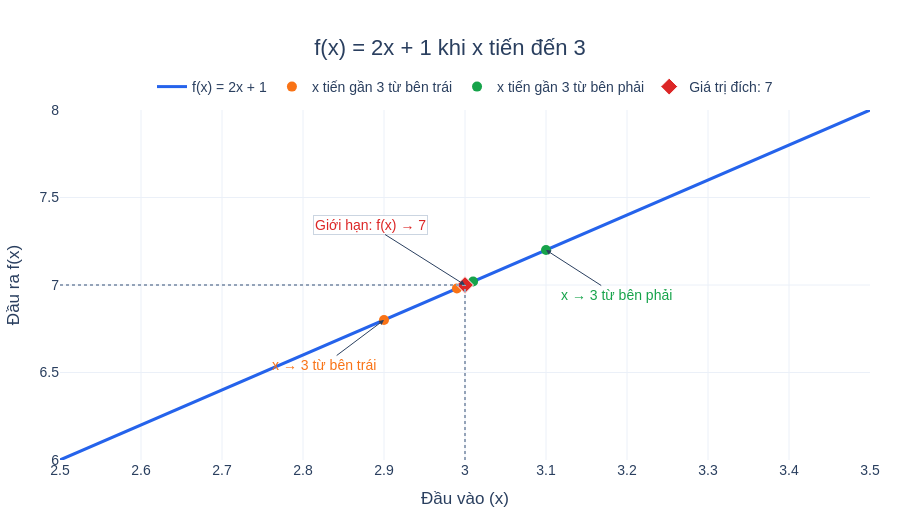

The notebook cell this image was saved under:
### Markdown cell above
# Thêm chú thích cho biểu đồ x tiến gần 3

### Code cell
approach_caption = r"""
Xét hàm số \(f(x)=2x+1\) khi \(x\) tiến gần đến 3.

<br><br>

Khi các giá trị đầu vào \(x\) tiến gần 3 từ <strong>bên trái</strong>
(chẳng hạn 2,9; 2,99) và từ <strong>bên phải</strong>
(chẳng hạn 3,1; 3,01), các giá trị đầu ra \(f(x)\) tiến gần 7:

\[
f(2{,}9)=6{,}8,\quad f(2{,}99)=6{,}98,\quad f(2{,}999)=6{,}998
\]

\[
f(3{,}1)=7{,}2,\quad f(3{,}01)=7{,}02,\quad f(3{,}001)=7{,}002
\]

<br>

<strong>Giới hạn (limit)</strong> mô tả giá trị đích này, tức là 7:

\[
\lim_{x\to 3^-}f(x)=7,\qquad
\lim_{x\to 3^+}f(x)=7
\quad\Rightarrow\quad
\lim_{x\to 3}(2x+1)=7
\]

<br>

<strong>Ý tưởng chính:</strong>

Giới hạn tồn tại khi giá trị của \(f(x)\) tiến gần cùng một số
từ cả hai phía. Càng chọn \(x\) gần 3, khoảng cách
\(|f(x)-7|\) càng nhỏ.
"""


add_caption(
    fig=fig_approach,

    caption=approach_caption,

    title="Tìm hiểu giới hạn khi x tiến đến 3",

    html_name="limit_approach_function.html"
)

### Figure 1 — Plotly figure (JSON) as saved in the notebook; plotly's stock layout.template omitted (floating-point values rounded to 4 significant figures; data arrays with more than 128 entries replaced by an {"elided": "..."} marker saying what was removed)
{"data": [{"hovertemplate": "x = %{x:.3f}<br>f(x) = %{y:.3f}<extra></extra>", "line": {"color": "#2563eb", "width": 3}, "mode": "lines", "name": "f(x) = 2x + 1", "type": "scatter", "x": {"elided": "200 float values"}, "y": {"elided": "200 float values"}}, {"hovertemplate": "Bên trái<br>x = %{x}<br>f(x) = %{y:.3f}<extra></extra>", "marker": {"color": "#f97316", "size": 10}, "mode": "markers", "name": "x tiến gần 3 từ bên trái", "type": "scatter", "x": [2.9, 2.99, 2.999], "y": [6.8, 6.98, 6.998]}, {"hovertemplate": "Bên phải<br>x = %{x}<br>f(x) = %{y:.3f}<extra></extra>", "marker": {"color": "#16a34a", "size": 10}, "mode": "markers", "name": "x tiến gần 3 từ bên phải", "type": "scatter", "x": [3.1, 3.01, 3.001], "y": [7.2, 7.02, 7.002]}, {"hovertemplate": "Giới hạn khi x → 3<br>L = 7<extra></extra>", "marker": {"color": "#dc2626", "line": {"color": "white", "width": 1}, "size": 13, "symbol": "diamond"}, "mode": "markers", "name": "Giá trị đích: 7", "type": "scatter", "x": [3], "y": [7]}], "layout": {"annotations": [{"arrowhead": 2, "ax": -60, "ay": 45, "font": {"color": "#f97316"}, "showarrow": true, "text": "x → 3 từ bên trái", "x": 2.9, "y": 6.8}, {"arrowhead": 2, "ax": 70, "ay": 45, "font": {"color": "#16a34a"}, "showarrow": true, "text": "x → 3 từ bên phải", "x": 3.1, "y": 7.2}, {"arrowhead": 2, "ax": -95, "ay": -60, "bgcolor": "white", "bordercolor": "#cbd5e1", "borderwidth": 1, "font": {"color": "#dc2626"}, "showarrow": true, "text": "Giới hạn: f(x) → 7", "x": 3, "y": 7}], "autosize": true, "font": {"family": "Arial, sans-serif", "size": 14}, "height": 520, "hovermode": "closest", "legend": {"orientation": "h", "x": 0.5, "xanchor": "center", "y": 1.02, "yanchor": "bottom"}, "margin": {"b": 60, "l": 60, "r": 30, "t": 110}, "shapes": [{"line": {"color": "#94a3b8", "dash": "dot", "width": 2}, "type": "line", "x0": 3, "x1": 3, "y0": 6, "y1": 7}, {"line": {"color": "#94a3b8", "dash": "dot", "width": 2}, "type": "line", "x0": 2.5, "x1": 3, "y0": 7, "y1": 7}], "title": {"font": {"size": 22}, "text": "f(x) = 2x + 1 khi x tiến đến 3", "x": 0.5, "xanchor": "center"}, "xaxis": {"dtick": 0.1, "range": [2.5, 3.5], "showgrid": true, "title": {"text": "Đầu vào (x)"}, "zeroline": true, "zerolinecolor": "#64748b", "zerolinewidth": 2}, "yaxis": {"dtick": 0.5, "range": [6, 8], "showgrid": true, "title": {"text": "Đầu ra f(x)"}, "zeroline": true, "zerolinecolor": "#64748b", "zerolinewidth": 2}}}
